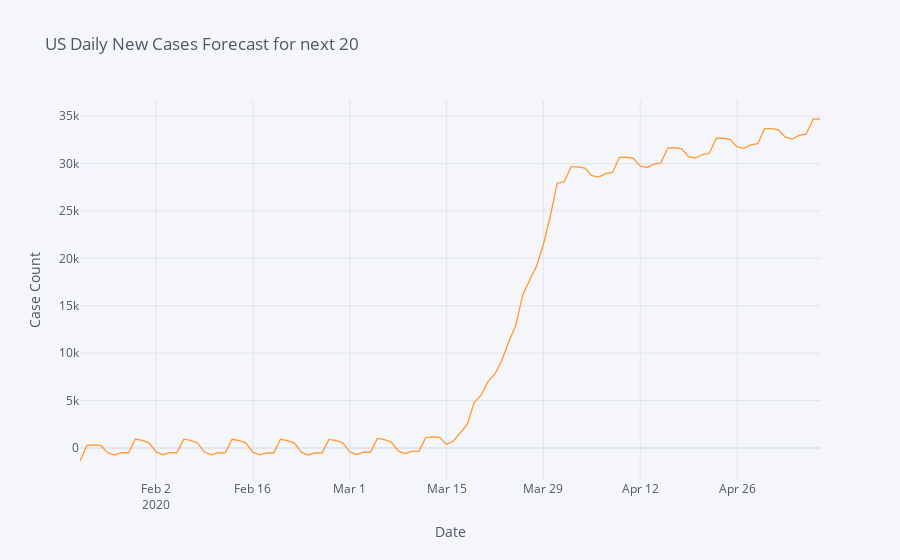

This figure's notebook cell:
### Code cell
estimation_model(df, "US", Days = 20)
